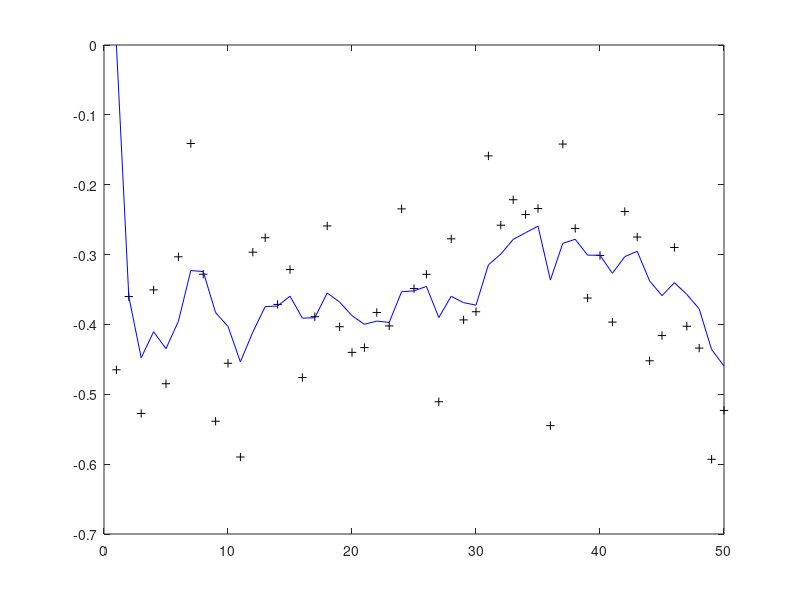

MATLAB code for this plot: (Note: this script raises an error after producing the figure.)
% # Kalman filter example demo in Python
% 
% # A Python implementation of the example given in pages 11-15 of "An
% # Introduction to the Kalman Filter" by Greg Welch and Gary Bishop,
% # University of North Carolina at Chapel Hill, Department of Computer
% # Science, TR 95-041,
% # https://www.cs.unc.edu/~welch/media/pdf/kalman_intro.pdf
% # Script: https://scipy-cookbook.readthedocs.io/items/KalmanFiltering.html
% # by Andrew D. Straw
% 
% import numpy as np
% import matplotlib.pyplot as plt
% 
% plt.rcParams['figure.figsize'] = (10, 8)
% 
% # intial parameters
% n_iter = 50
% sz = (n_iter,) # size of array
% x = -0.37727 # truth value (typo in example at top of p. 13 calls this z)
% z = np.random.normal(x,0.1,size=sz) # observations (normal about x, sigma=0.1)
% 
% Q = 1e-5 # process variance
% 
% # allocate space for arrays
% xhat=np.zeros(sz)      # a posteri estimate of x
% P=np.zeros(sz)         # a posteri error estimate
% xhatminus=np.zeros(sz) # a priori estimate of x
% Pminus=np.zeros(sz)    # a priori error estimate
% K=np.zeros(sz)         # gain or blending factor
% 
% R = 0.1**2 # estimate of measurement variance, change to see effect
% 
% # intial guesses
% xhat[0] = 0.0
% P[0] = 1.0
% 
% for k in range(1,n_iter):
%     # time update
%     xhatminus[k] = xhat[k-1]
%     Pminus[k] = P[k-1]+Q
% 
%     # measurement update
%     K[k] = Pminus[k]/( Pminus[k]+R )
%     xhat[k] = xhatminus[k]+K[k]*(z[k]-xhatminus[k])
%     P[k] = (1-K[k])*Pminus[k]
% 
% plt.figure()
% plt.plot(z,'k+',label='noisy measurements')
% plt.plot(xhat,'b-',label='a posteri estimate')
% plt.axhline(x,color='g',label='truth value')
% plt.legend()
% plt.title('Estimate vs. iteration step', fontweight='bold')
% plt.xlabel('Iteration')
% plt.ylabel('Voltage')
% 
% plt.figure()
% valid_iter = range(1,n_iter) # Pminus not valid at step 0
% plt.plot(valid_iter,Pminus[valid_iter],label='a priori error estimate')
% plt.title('Estimated $\it{\mathbf{a \ priori}}$ error vs. iteration step', fontweight='bold')
% plt.xlabel('Iteration')
% plt.ylabel('$(Voltage)^2$')
% plt.setp(plt.gca(),'ylim',[0,.01])
% plt.show()

% Kalman filter example demo in Python

% A Python implementation of the example given in pages 11-15 of "An
% Introduction to the Kalman Filter" by Greg Welch and Gary Bishop,
% University of North Carolina at Chapel Hill, Department of Computer
% Science, TR 95-041,
% https://www.cs.unc.edu/~welch/media/pdf/kalman_intro.pdf

% by Andrew D. Straw

%plt.rcParams['figure.figsize'] = (10, 8)

% intial parameters
clear;
close all;
n_iter = 50;
sz = [n_iter,1];                         %# size of array
x = -0.37727;                           %# truth value (typo in example at top of p. 13 calls this z)
z = normrnd(x, 0.1, sz);    %# observations (normal about x, sigma=0.1)

Q = 1e-5;                               %# process variance

%# allocate space for arrays
xhat        = zeros(sz);                 %# a posteri estimate of x
P           = zeros(sz);                 %# a posteri error estimate
xhatminus   = zeros(sz);                 %# a priori estimate of x
Pminus      = zeros(sz);                 %# a priori error estimate
K           = zeros(sz);                 %# gain or blending factor

R           = 0.01^2;                    %# estimate of measurement variance, change to see effect
% R           = 0.1^2;                    %# estimate of measurement variance, change to see effect
%R           = 1;                    %# estimate of measurement variance, change to see effect

%# intial guesses
xhat(1) = 0.0;
P(1) = 1.0;

for k = [2:n_iter]
    %# time update
    xhatminus(k) = xhat(k-1);
    Pminus(k) = P(k-1) + Q;

    %# measurement update
    K(k) = Pminus(k)/( Pminus(k)+R );
    xhat(k) = xhatminus(k) + K(k)*(z(k) - xhatminus(k));
    P(k) = (1-K(k))*Pminus(k);
end
    
figure(1)
plot(z,'k+');
hold on
plot(xhat,'b-');
yline(x,'g');
legend('noisy measurements', 'a posteri estimate', 'truth value');
title('Estimate vs. iteration step');
xlabel('Iteration')
ylabel('Voltage')

figure(2)
valid_iter = [2 : n_iter];                %# Pminus not valid at step 0
plot(valid_iter, Pminus(valid_iter));
legend('a priori error estimate');
title('Estimated a priori error vs. iteration step');
xlabel('Iteration');
ylabel('(Voltage)^2');
ylim([0, 0.01]);